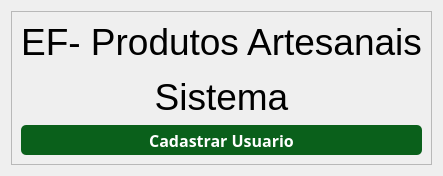
      <widget class="QWidget" name="home">
       <layout class="QVBoxLayout" name="verticalLayout_2">
        <item>
         <widget class="QFrame" name="frame">
          <property name="frameShape">
           <enum>QFrame::StyledPanel</enum>
          </property>
          <property name="frameShadow">
           <enum>QFrame::Raised</enum>
          </property>
          <layout class="QVBoxLayout" name="verticalLayout_11">
           <item>
            <widget class="QLabel" name="label">
             <property name="text">
              <string>&lt;html&gt;&lt;head/&gt;&lt;body&gt;&lt;p align=&quot;center&quot;&gt;&lt;span style=&quot; font-size:28pt;&quot;&gt;EF- Produtos Artesanais&lt;/span&gt;&lt;/p&gt;&lt;p align=&quot;center&quot;&gt;&lt;span style=&quot; font-size:28pt;&quot;&gt;Sistema&lt;/span&gt;&lt;/p&gt;&lt;/body&gt;&lt;/html&gt;</string>
             </property>
            </widget>
           </item>
           <item>
            <widget class="QPushButton" name="btn_pg_cd_usu">
             <property name="sizePolicy">
              <sizepolicy hsizetype="Minimum" vsizetype="Minimum">
               <horstretch>0</horstretch>
               <verstretch>0</verstretch>
              </sizepolicy>
             </property>
             <property name="minimumSize">
              <size>
               <width>0</width>
               <height>30</height>
              </size>
             </property>
             <property name="maximumSize">
              <size>
               <width>16777215</width>
               <height>40</height>
              </size>
             </property>
             <property name="font">
              <font>
               <family>Arial Black</family>
               <pointsize>12</pointsize>
               <weight>75</weight>
               <bold>true</bold>
              </font>
             </property>
             <property name="styleSheet">
              <string notr="true">QPushButton{background-color: #0A601B;
color: white;
border: none; border-radius: 5px;}
 QPushButton:hover{background-color: white;
color: #0A601B;
border: 2px solid #0A601B;}</string>
             </property>
             <property name="text">
              <string>Cadastrar Usuario</string>
             </property>
            </widget>
           </item>
          </layout>
         </widget>
        </item>
       </layout>
      </widget>
